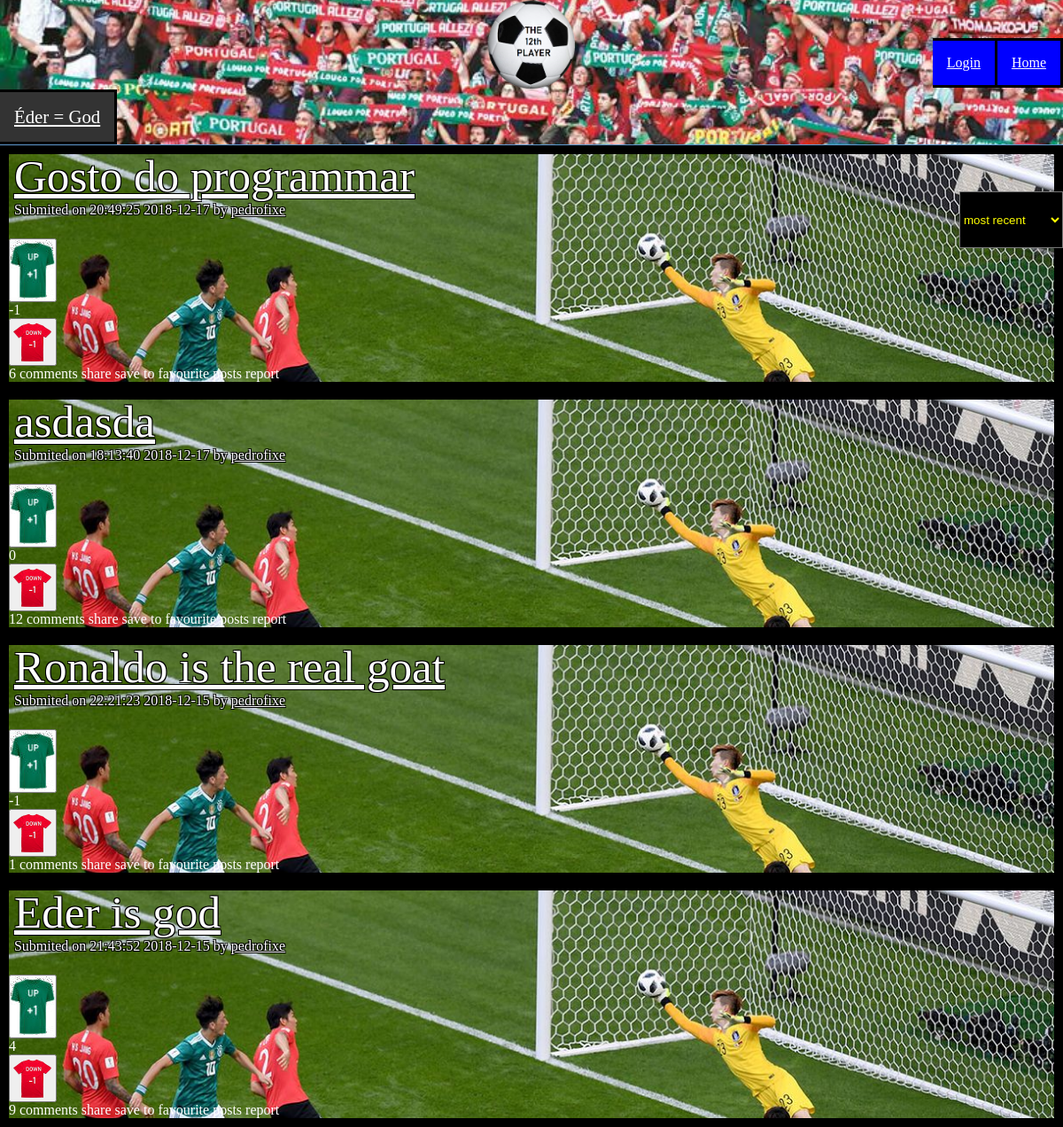
The page /posts.php on the database as committed earlier.
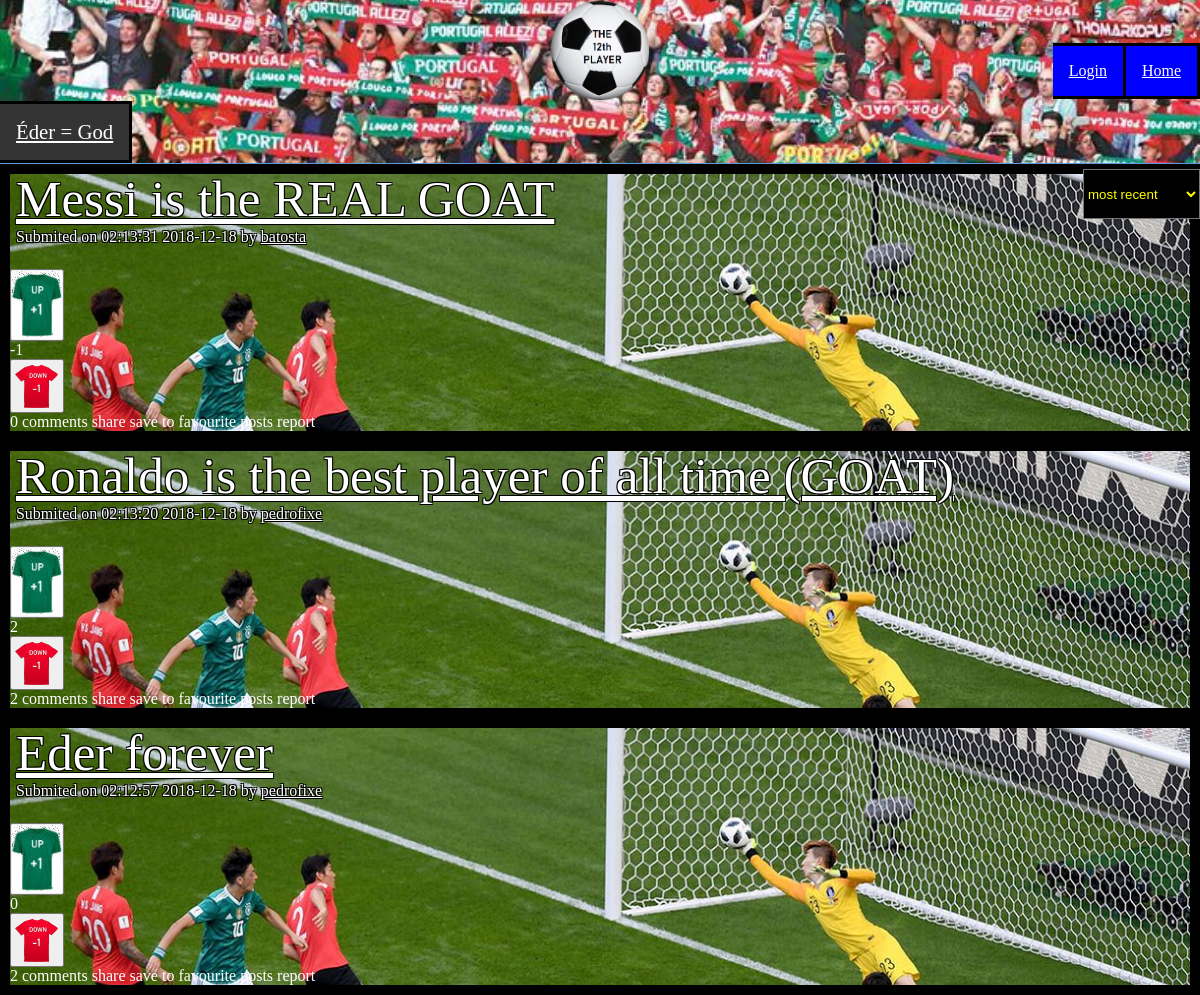
The same page on the database as committed later.
### tables this page shows
CREATE TABLE Post (
	idPost		INTEGER NOT NULL PRIMARY KEY,
	idUser		INTEGER REFERENCES User (idUser),

	Title 		VARCHAR (100) NOT NULL,
	Text		VARCHAR (1000) NOT NULL,

	Link		VARCHAR NOT NULL,

	Date		INTEGER NOT NULL,

	Upvotes		INTEGER,
	Downvotes	INTEGER
);

CREATE TABLE User (
    idUser      INTEGER  NOT NULL PRIMARY KEY,

    username	VARCHAR (50) NOT NULL UNIQUE,
	password	VARCHAR NOT NULL,
	age 		INTEGER NOT NULL,
	email		VARCHAR (100) NOT NULL UNIQUE,
	pic			VARCHAR NOT NULL
);

### utilities.php (called while the page is built, shortened)
<?php
	function getUsernameFromID($dbh, $id)
	{
		$query = $dbh->prepare('SELECT * FROM User WHERE idUser = ?');
		$query->execute(array($id));
		$results = $query->fetchAll();
		return $results[0]['username'];
	}
	function loggedIn()
	{
		$session = session_start();
		if (isset($_SESSION['id']))
		{
			$id = $_SESSION['id'];
			return $id;
		}
		else
		{
			return -1;
		}
	}
?>

### orderPosts.php (the view, shortened to what this page needs)
<?php
	include_once("utilities.php");
	$dbh = new PDO('sqlite:database.db');
	$dbh->setAttribute(PDO::ATTR_EMULATE_PREPARES,false);
	$orderType = "most recent";
	if ($orderType == "top")
	{
		$query = $dbh->prepare('SELECT P.idPost, P.Title, P.Date, P.idUser, P.Upvotes, P.Downvotes, U.username, P.Upvotes-P.Downvotes votes, count(C.idComment) commentCount from Post P, User U LEFT OUTER JOIN Comment C ON P.idPost = C.idPost WHERE P.idUser = U.idUser GROUP BY P.idPost ORDER BY votes DESC');
	}
	else if ($orderType == "most recent")
	{
		$query = $dbh->prepare('SELECT P.idPost, P.Title, P.Date, P.idUser, P.Upvotes, P.Downvotes, U.username, count(C.idComment) commentCount from Post P, User U LEFT OUTER JOIN Comment C ON P.idPost = C.idPost WHERE P.idUser = U.idUser GROUP BY P.idPost ORDER BY Date DESC');
	}
	$status = $query->execute();
	$postLimit = 5;
	$posts = array();
	for ($i = 0; $i < $postLimit; $i++)
	{
		$fetched = $query->fetch();
		if ($fetched)
			$posts[] = $fetched;
	}
	$return = "";
	foreach($posts as $post)
	{
		$idPost = $post['idPost'];
		$Title = $post['Title'];
		$Date = $post['Date'];
		$idUser = $post['idUser'];
		$Upvotes = $post['Upvotes'];
		$Downvotes = $post['Downvotes'];
		$commentCount = $post['commentCount'];
		$Votes = $Upvotes-$Downvotes;
		$dateString = date('H:i:s Y-m-d', $Date);
		$username = getUsernameFromID($dbh, $idUser);
		$return .=
		"\n\n<div id=\"main\" class=\"postPage\">
				<div class='post'>
					<div class=\"post-body\">
						<a href=\"postPage.php?id=$idPost\" class='post-title'> $Title </a>
						<p> Submited on $dateString by <a href=\"profile.php?id=$idUser\" class='submitter'>$username</a><br><br></p>
					</div>
					<div class=\"post-votes\">
						<div class='ball up' >
							<button onclick='upVote($idPost)' id='upVote()'>
								<img src=\"./images/upvote.jpg\">
							</button>
						</div>
						<div id=\"numberOfVotesPost$idPost\">$Votes</div>
						<div class='ball down' id='downvote()'>
							<button onclick='downVote($idPost)' id='downVote()'>
								<img src=\"images/downvote1.png\">
							</button>
						</div>
					</div>
					<div class='post-options'>
						<span>$commentCount comments</span>
						<span>share</span>
						<span>save to favourite posts</span>
						<span>report</span>
					</div>
				</div>
			</div>";
	}
	echo "$return";
?>

### posts.php (shortened to what this page needs)
<?php
	include_once("utilities.php");
?>
<!DOCTYPE <!DOCTYPE html>
<html lang="en" dir="ltr">
<head>
	<link href="style.css" rel="stylesheet">
</head>
<body>
	<nav class='posts'>
		<div class = "logo">
			<a href="./index.php">
				<img src='images/12th.png'>
			</a>
		</div>
		<div class= "posts2">
			<ul>
				<li><a href="https://www.youtube.com/watch?v=l_tei_oqlwY">Éder = God </a></li>
			</ul>
		</div>
		<div class="profileInPosts">
			<div>
				<ul>
					<?php
					$id = loggedIn();
					if ($id == -1) : ?>
						<li><a href="index.php">Home</a></li>
						<li><a href="login.html">Login</a></li>
				<?php endif; ?>
			</div>
		</nav>
		<div id="posts">
			<?php include_once("orderPosts.php") ?>
		</div>
		<select id="sort" onchange="orderPosts()">
			<option value="most recent">most recent</option>
		</select>
		</html>

### style.css (style rules this page uses)
* { margin: 0; padding: 0; }
.postPage { margin-top: 0%; display: grid; background-color: grey; z-index: 1; align-items: left; }
.posts { display: grid; grid-auto-rows: auto; margin-top: 0%; margin-bottom: 0%; margin: 0; padding: 0; background-color: grey; border-bottom: solid #5f99cf; border-width: thin; position: relative; align-items: left; background-attachment: scroll; }
.post { margin-bottom: -1%; text-align: left; margin-bottom: 0%; background: url(images/korea.jpg); background-size: cover; border: 10px solid black; color: white; }
.profileInPosts { margin-top: -10%; }
.profileInPosts ul li { align-items: flex-end; background-color: blue; float: right; }
.profileInPosts ul li a { align-items: flex-end; color: white; background-color: blue; }
.logo { margin-left: auto; margin-right: auto; }
.posts2 ul li a { color: white; font-size: 130%; }
#sort { position: fixed; right: 0%; bottom: 78%; height: 5%; background-color: black; color: yellow; }
nav { background-image: url(images/pt.png); background-repeat: no-repeat; background-position: center; background-size: cover; width: 100%; border-bottom: solid; border-color: black; border-width:thick; }
nav ul { background-color: #333333; margin: 0; list-style: none; display: block; }
nav ul li { background-color: #333333; float: left; padding: 16px; display: block; display: inline-table; border-right: solid black; border-top: solid black; border-bottom: solid black; }
.post-votes { text-align: left; }
.post-body { bottom: 2%; left: 0.5%; position: relative; color: white; text-shadow: -1px -1px 0 #000, 1px -1px 0 #000, -1px 1px 0 #000, 1px 1px 0 #000; }
.post-title { position: relative; font-size: 320%; color: white; text-shadow: -1px -1px 0 #000, 1px -1px 0 #000, -1px 1px 0 #000, 1px 1px 0 #000; }
.submitter { color: white; margin-top: 20%; }

Rows that differ between the two databases and show on the page:
removed post: Title "Gosto do programmar", Date "20:49:25 2018-12-17", idUser.username "pedrofixe", Votes "-1", commentCount "6"
removed post: Title "asdasda", Date "18:13:40 2018-12-17", idUser.username "pedrofixe", Upvotes "0", commentCount "12"
added post: Title "Messi is the REAL GOAT", Date "02:13:31 2018-12-18", idUser.username "batosta", Votes "-1", commentCount "0"
changed post: Title "Ronaldo is the real goat" → "Ronaldo is the best player of all time (GOAT)"; Date "22:21:23 2018-12-15" → "02:13:20 2018-12-18"; Upvotes "-1" → "2"; commentCount "1" → "2"
changed post: Title "Eder is god" → "Eder forever"; Date "21:43:52 2018-12-15" → "02:12:57 2018-12-18"; Votes "4" → "0"; commentCount "9" → "2"
